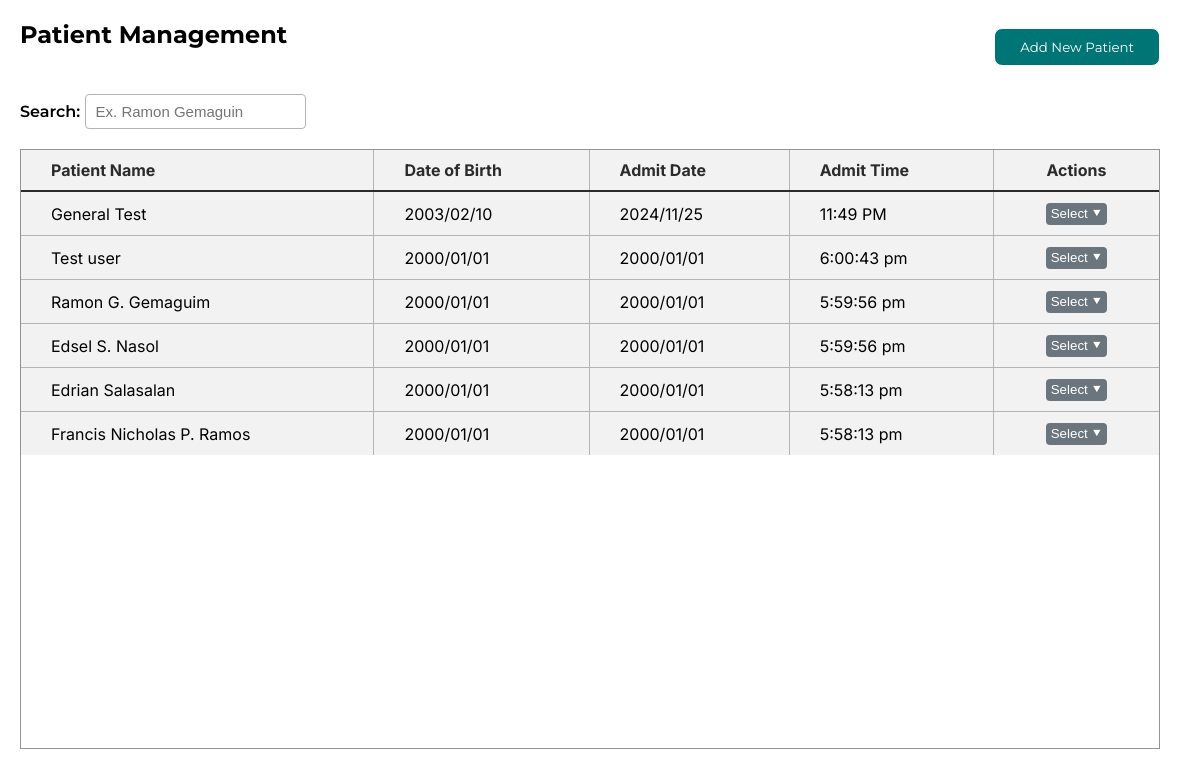
The page /admin/management.php (signed in) on the database as committed earlier.
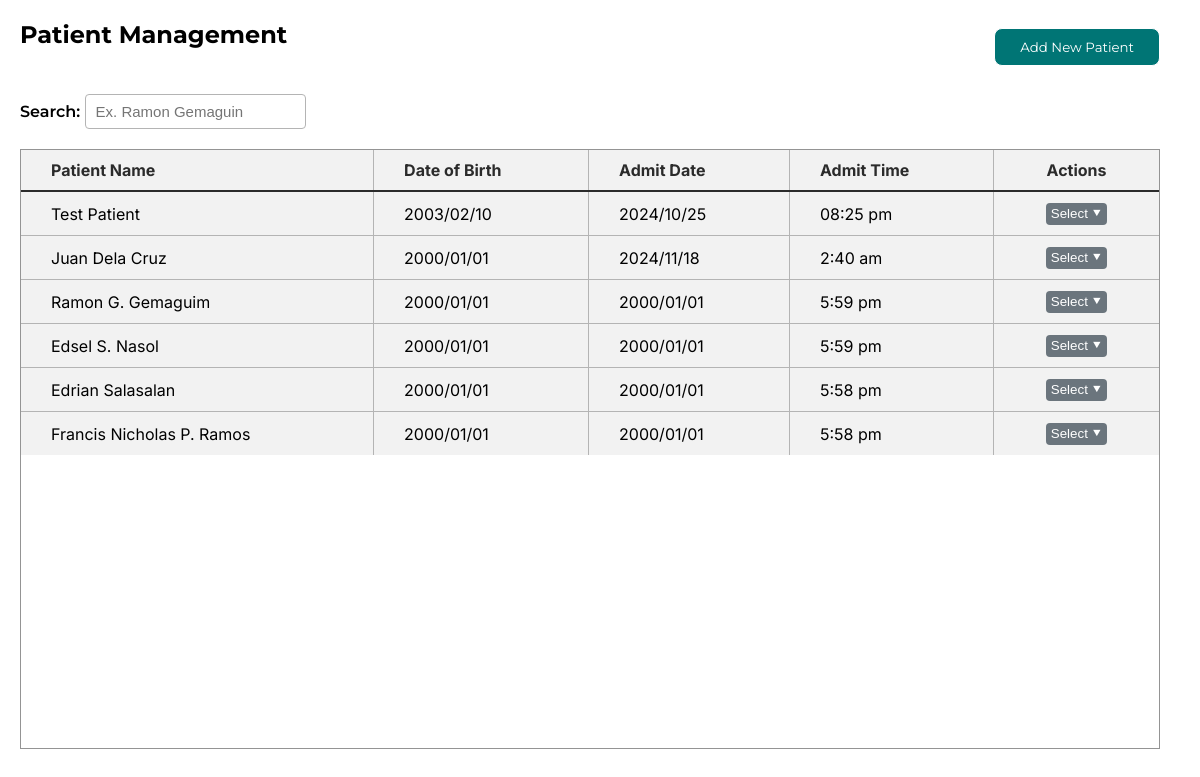
The same page on the database as committed later.
### tables this page shows
CREATE TABLE `patient_management` (
  `id` int(11) NOT NULL,
  `patient_name` varchar(255) NOT NULL,
  `room_number` varchar(5) NOT NULL,
  `date_of_birth` varchar(50) NOT NULL,
  `admit_date` varchar(255) NOT NULL,
  `admit_time` varchar(50) NOT NULL,
  `actions` varchar(255) NOT NULL,
  `device_id` varchar(50) NOT NULL
);

### admin/function/management/display_patient.php (the view, shortened to what this page needs)
<?php
include 'db.php';
$sql = "SELECT id, patient_name, date_of_birth, admit_date, admit_time
        FROM patient_management
        ORDER BY id DESC";
$result = $conn->query($sql);
if ($result && $result->num_rows > 0) {
    while ($row = $result->fetch_assoc()) {
        echo "<tr>
                <td>{$row['patient_name']}</td>
                <td>{$row['date_of_birth']}</td>
                <td>{$row['admit_date']}</td>
                <td>{$row['admit_time']}</td>
                <td style='text-align:center;'>
                    <div class='dropdown' style='text-align:left;'>
                        <button class='dropdown-button' onclick='toggleDropdown(event)'>Select &#11206;</button>
                        <div class='dropdown-menu'>
                            <a href='#' onclick=\"openEditModal(
                                '{$row['id']}',
                                '{$row['patient_name']}',
                                '{$row['date_of_birth']}',
                                '{$row['admit_date']}',
                                '{$row['admit_time']}'
                            )\">Edit</a>
                            <a href='function/management/delete.php?id={$row['id']}' onclick='return confirm(\"Are you sure you want to delete this record PERMANENTLY?\");'>Delete</a>
                        </div>
                    </div>
                </td>
              </tr>";
    }
} else {
    echo "<tr><td colspan='9' style='color: red;'>No records found.</td></tr>";
}
?>

Rows that differ between the two databases and show on the page:
removed patient_management: patient_name "General Test", date_of_birth "2003/02/10", admit_date "2024/11/25", admit_time "11:49 PM"
added patient_management: patient_name "Test Patient", date_of_birth "2003/02/10", admit_date "2024/10/25", admit_time "08:25 pm"
changed patient_management: patient_name "Test user" → "Juan Dela Cruz"; admit_date "2000/01/01" → "2024/11/18"; admit_time "6:00:43 pm" → "2:40 am"
changed patient_management "Ramon G. Gemaguim": admit_time "5:59:56 pm" → "5:59 pm"
changed patient_management "Edsel S. Nasol": admit_time "5:59:56 pm" → "5:59 pm"
changed patient_management "Edrian Salasalan": admit_time "5:58:13 pm" → "5:58 pm"
changed patient_management "Francis Nicholas P. Ramos": admit_time "5:58:13 pm" → "5:58 pm"
